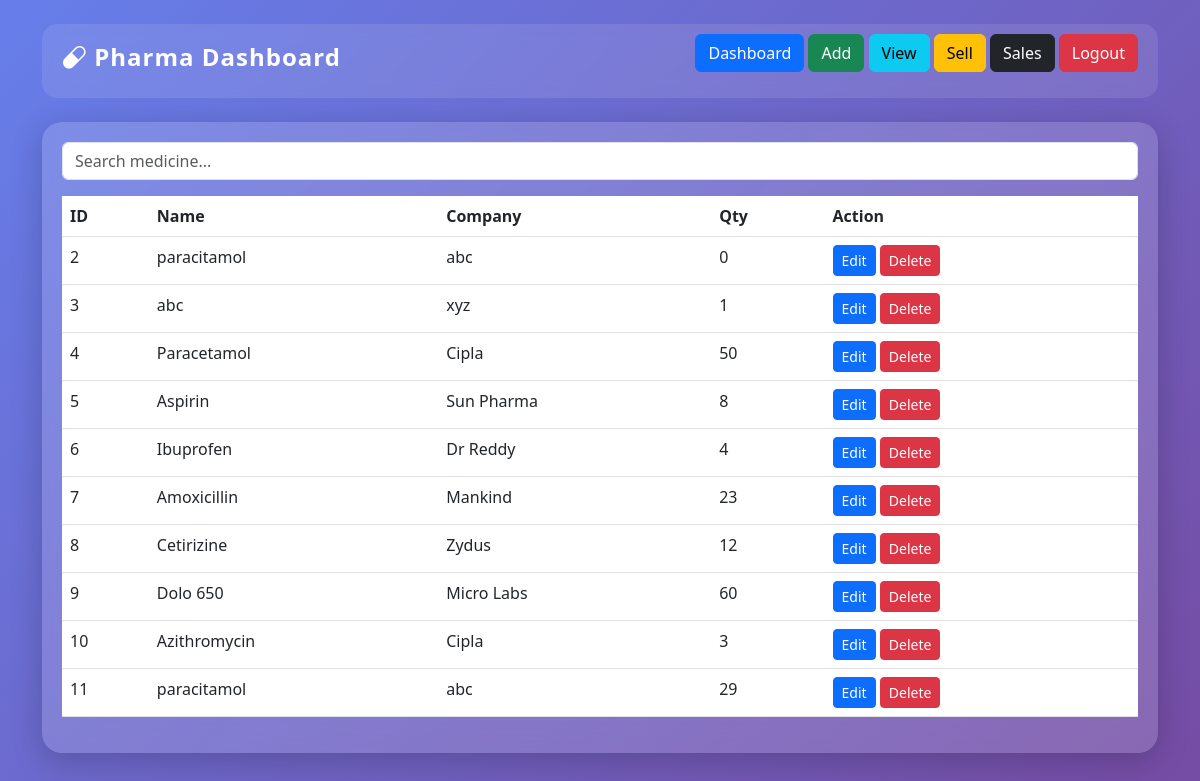
The app's page /view (signed in), older data.
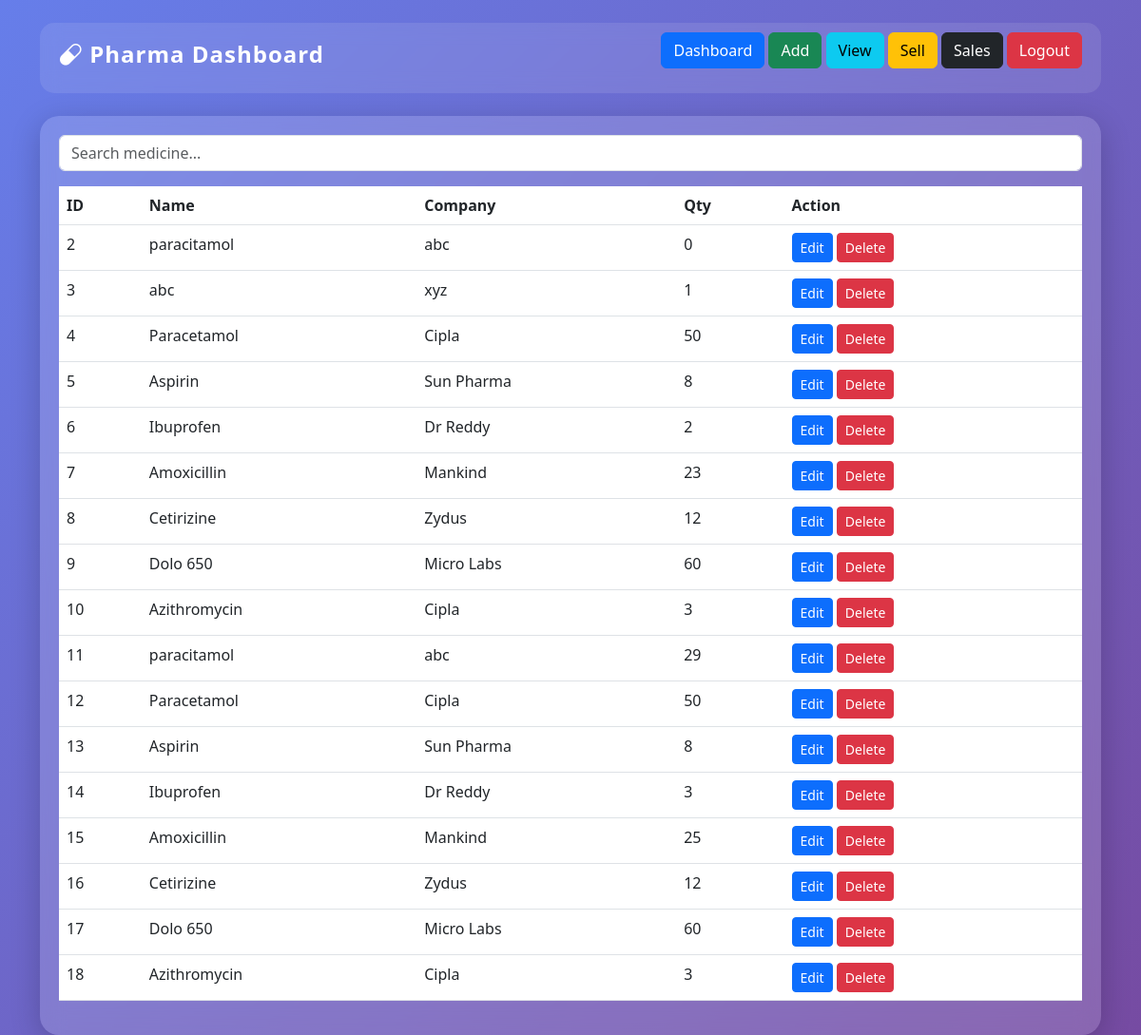
The same page, newer data.
### tables this page shows
CREATE TABLE medicine(
        id INTEGER PRIMARY KEY AUTOINCREMENT,
        name TEXT,
        company TEXT,
        price REAL,
        quantity INTEGER,
        expiry TEXT);

### app.py (the view)
@app.route("/view")
@role_required("admin", "pharmacist", "staff")
def view():
    if not is_logged_in():
        return redirect("/")
    search = request.args.get("search", "")
    conn = connect_db()
    cur = conn.cursor()
    if search:
        cur.execute("SELECT * FROM medicine WHERE name LIKE ?", ('%' + search + '%',))
    else:
        cur.execute("SELECT * FROM medicine")
    data = cur.fetchall()
    return render_template("view.html", data=data, search=search)

### app.py (called while the page is built)
def connect_db():
    return sqlite3.connect("database.db")

def role_required(*roles):
    def wrapper(f):
        @wraps(f)
        def decorated(*args, **kwargs):
            if "user" not in session:
                return redirect("/")
            if session.get("role") not in roles:
                return abort(403)
            return f(*args, **kwargs)
        return decorated
    return wrapper

def is_logged_in():
    return "user" in session

### templates/view.html
{% extends 'layout.html' %}
{% block content %}
<form method="GET" class="mb-3">
    <input type="text" name="search" placeholder="Search medicine..."
           value="{{search}}" class="form-control">
</form>
<table class="table">
<tr><th>ID</th><th>Name</th><th>Company</th><th>Qty</th><th>Action</th></tr>
{% for i in data %}
<tr>
<td>{{i[0]}}</td>
<td>{{i[1]}}</td>
<td>{{i[2]}}</td>
<td>{{i[4]}}</td>
<td>
    <a href="/edit/{{i[0]}}" class="btn btn-primary btn-sm">Edit</a>
    <a href="/delete/{{i[0]}}" class="btn btn-danger btn-sm">Delete</a>
</td>
</tr>
{% endfor %}
{% endblock %}

### templates/layout.html (shortened to what this page needs)
<!DOCTYPE html>
<html lang="en">
<head>
<link href="https://cdn.jsdelivr.net/npm/bootstrap@5.3.0/dist/css/bootstrap.min.css" rel="stylesheet">
<link href="https://cdn.jsdelivr.net/npm/bootstrap-icons/font/bootstrap-icons.css" rel="stylesheet">
</head>
<body class="container mt-4">
<div class="navbar-custom d-flex justify-content-between align-items-center mb-4">
    <h4 class="title">
        <i class="bi bi-capsule"></i> Pharma Dashboard
    </h4>
<nav class="mb-3">
    {% if session['role'] == 'admin' or session['role'] == 'pharmacist' %}
    <a href="/dashboard" class="btn btn-primary">Dashboard</a>
    {% endif %}
    {% if session['role'] == 'admin' or session['role'] == 'pharmacist' %}
        <a href="/add" class="btn btn-success">Add</a>
    {% endif %}
    {% if session['role'] == 'admin' %}
    <a href="/view" class="btn btn-info">View</a>
    {% endif %}
    {% if session['role'] in ['admin','pharmacist','staff'] %}
        <a href="/sale" class="btn btn-warning">Sell</a>
    {% endif %}
    {% if session['role'] == 'admin' %}
        <a href="/sales-report" class="btn btn-dark">Sales</a>
    {% endif %}
    <a href="/logout" class="btn btn-danger">Logout</a>
</nav>
</div>
<div class="glass-card">
    {% block content %}{% endblock %}
</div>
</body>
</html>

### templates/layout.html (style rules this page uses)
body { background: #0f172a; color: white; }
.glass-card { background: rgba(255,255,255,0.05); padding: 20px; border-radius: 15px; backdrop-filter: blur(10px); }
body { background: linear-gradient(135deg, #667eea, #764ba2); min-height: 100vh; font-family: 'Segoe UI', sans-serif; color: #fff; }
.navbar-custom { background: rgba(255, 255, 255, 0.1); backdrop-filter: blur(10px); border-radius: 15px; padding: 10px 20px; }
.glass-card { background: rgba(255, 255, 255, 0.15); backdrop-filter: blur(12px); border-radius: 20px; padding: 20px; box-shadow: 0 8px 32px rgba(0,0,0,0.2); }
.title { font-weight: bold; letter-spacing: 1px; }

Row changes from the older to the newer data that the page shows:
changed medicine id 6: quantity "4" → "2"
added medicine: id "12", name "Paracetamol", company "Cipla", quantity "50"
added medicine: id "13", name "Aspirin", company "Sun Pharma", quantity "8"
added medicine: id "14", name "Ibuprofen", company "Dr Reddy", quantity "3"
added medicine: id "15", name "Amoxicillin", company "Mankind", quantity "25"
added medicine: id "16", name "Cetirizine", company "Zydus", quantity "12"
added medicine: id "17", name "Dolo 650", company "Micro Labs", quantity "60"
added medicine: id "18", name "Azithromycin", company "Cipla", quantity "3"
